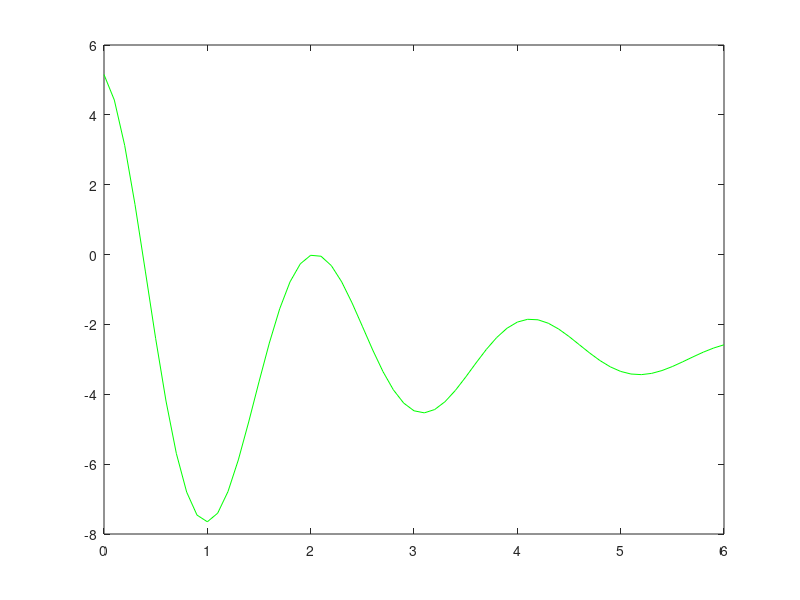
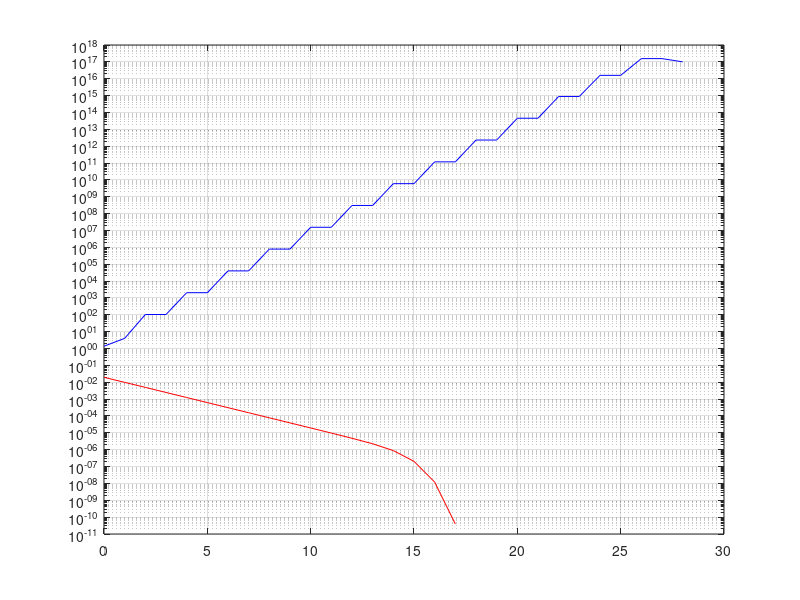

Write MATLAB code to recreate these figures, in order.
clear all

% syms y(t)
%y(t) = 8*exp(-t/2)*cos(3*t) - 0.5;
%Df = diff(y,t)

% H = 0.5;

H = 2.8464405473

y = @(t) 8*exp(-t/2).*cos(3*t) - H;
yp = @(t) - 4*cos(3*t)*exp(-t/2) - 24*sin(3*t)*exp(-t/2);

% a). 
t = 2;
i = 0;
tolerance = 10^(-8);
diff = 1;
maxiter = 100;
vekofdiffs = [];

% testing
vekofts = [t];

% y(t) - tolerance < H < y(t) + tolerance
while  diff > tolerance && i < maxiter
    i = i + 1;
    disp([t y(t) yp(t)])
    tnew = t - y(t)/yp(t);
    diff = abs(tnew - t);
    t = tnew;
    vekofdiffs = [vekofdiffs diff];
    vekofts = [vekofts tnew];
    disp([i t diff])
end
diff
i
t
y(t)

figure()
plot([0:0.1:6]', y([0:0.1:6]'), 'g')
% plot(vekofts, y(vekofts), 'o')
figure()

semilogy([0:i-1]', vekofdiffs, 'r')
hold on
grid on

% a). t = 4.50, i = 14, startvärde 4.8 

%b).
tnew = 5;
t = 4;
isek = 0;
diff = 1;
vekofdiffssek = [];

while diff > tolerance && isek < maxiter
    isek = isek +1;
    tnew = tnew - y(tnew)*(tnew - t)/(y(tnew) - y(t));
    diff = abs (t - tnew);
    vekofdiffssek = [vekofdiffssek diff];
    t = tnew;
    tnew = tnew + diff;
end

diff
isek
t

semilogy(0:isek-1, vekofdiffssek, 'b')
hold on

% b). Startvärden: t0 = 4 och t1 = 5, Newton har en lite bättre konvergenshastighet eftersom att i är 5 och
% i för sek är 6. Det är eftersom konvergenshastigheten för sekantmetoden är
% ungefär 1.62 och newtons är kvadratisk alltså 2.

% c). Konvergenshastigheten för newtons ge en snabbare konvergens än
% sekant.

% d). Startvärde 2 med 18 iterationer. Det är möjligt att se att konvergenshastigheten är
% kvadratisk och startvärdet är väldigt känsligt.
